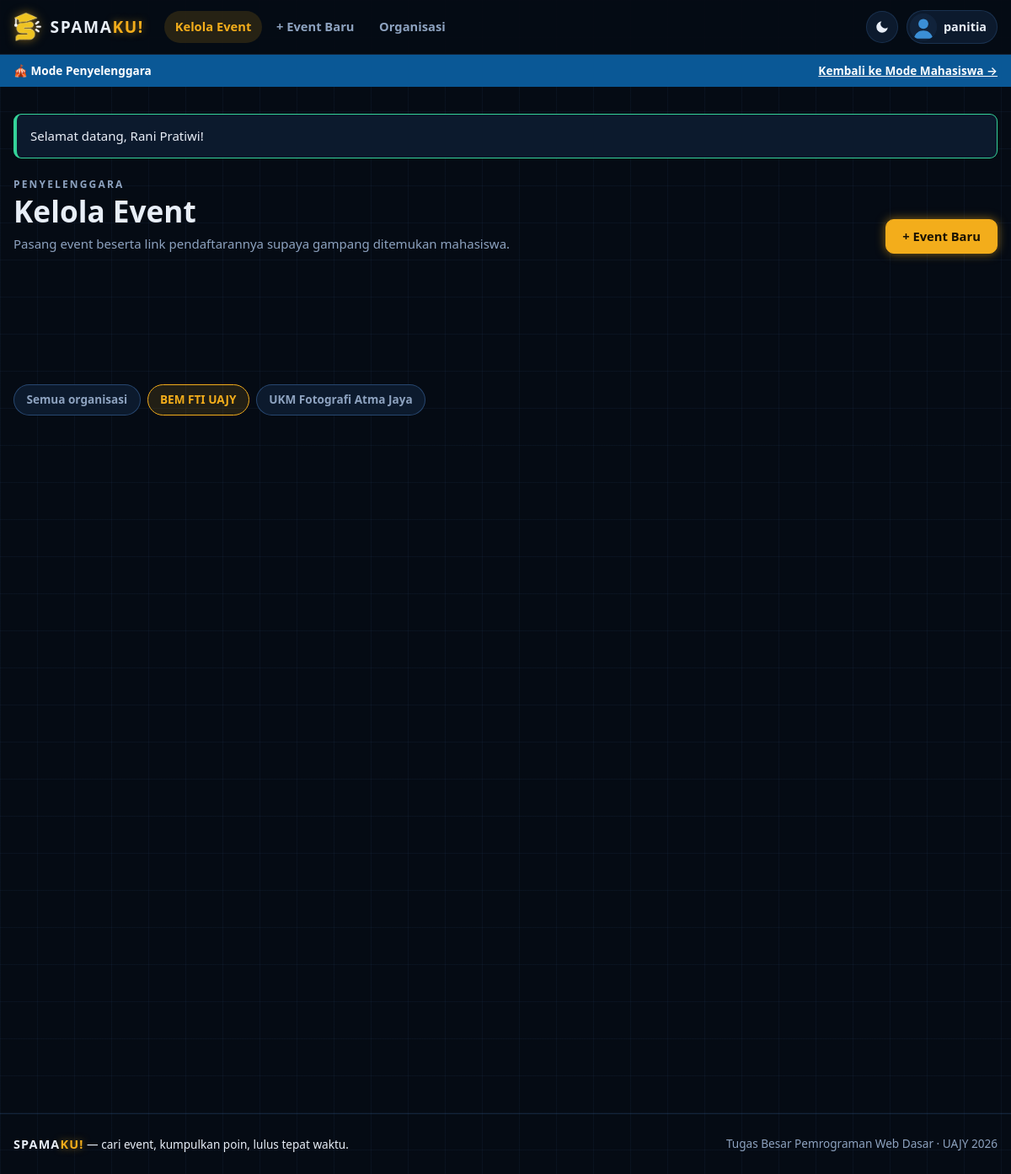
Page /penyelenggara.php?org=1 (signed in) on the earlier database version.
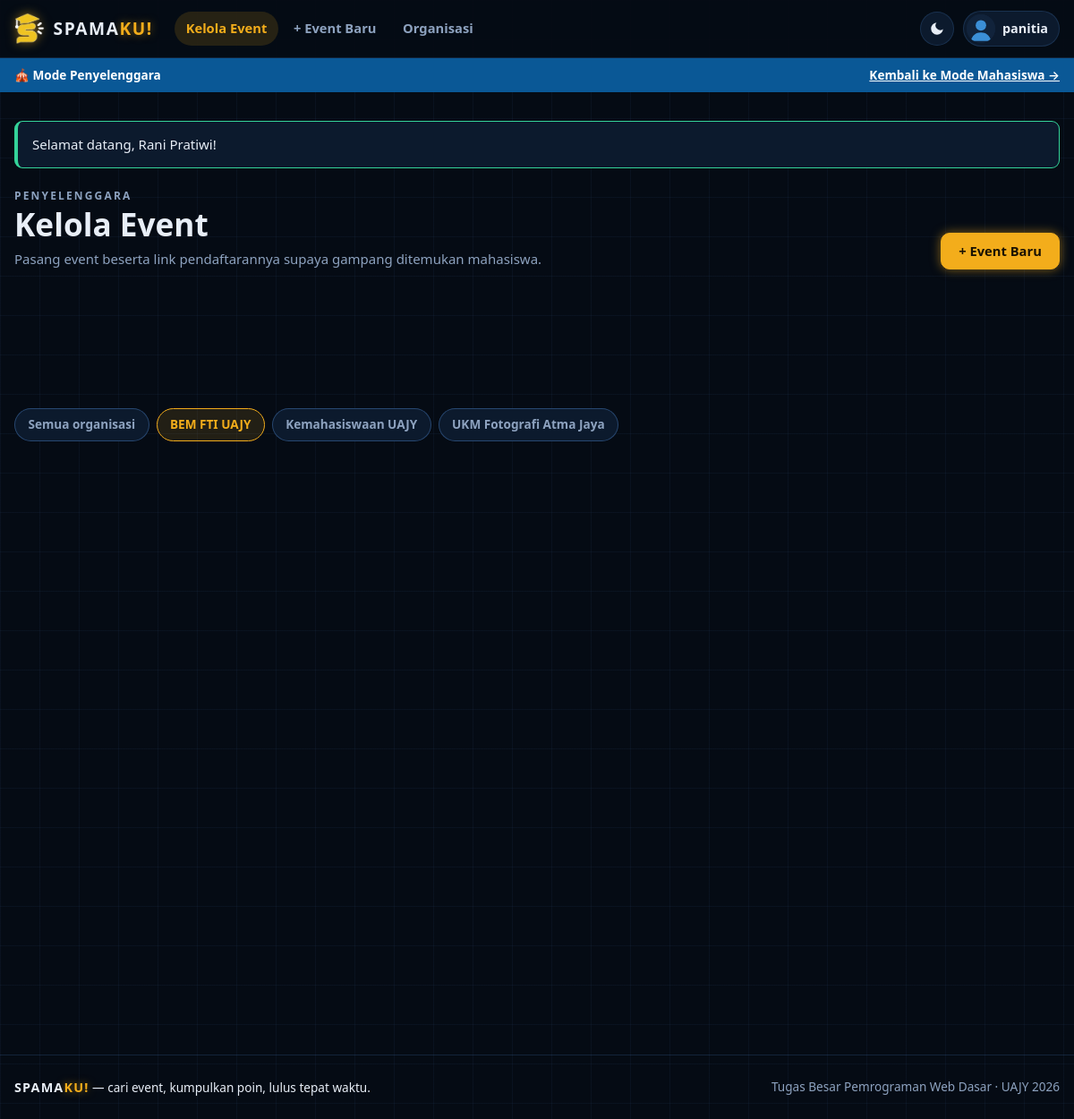
Same page on the later database version.
### tables this page shows
CREATE TABLE anggota (
  idOrganisasi  INT NOT NULL,
  idPengguna        INT NOT NULL,
  jabatan        ENUM('ketua','anggota') NOT NULL DEFAULT 'anggota',
  PRIMARY KEY (idOrganisasi, idPengguna),
  FOREIGN KEY (idOrganisasi) REFERENCES organisasi(id) ON DELETE CASCADE,
  FOREIGN KEY (idPengguna) REFERENCES pengguna(id) ON DELETE CASCADE
);

CREATE TABLE organisasi (
  id          INT AUTO_INCREMENT PRIMARY KEY,
  nama        VARCHAR(100) NOT NULL,
  deskripsi   TEXT NULL,
  status      ENUM('menunggu','disetujui','ditolak') NOT NULL DEFAULT 'menunggu',
  dibuatOleh  INT NULL,
  dibuatPada  DATETIME NOT NULL DEFAULT CURRENT_TIMESTAMP,
  FOREIGN KEY (dibuatOleh) REFERENCES pengguna(id) ON DELETE SET NULL
);

### penyelenggara.php (the view, shortened to what the changed rows need)
<?php
require 'inti.php';
$saya = requireMasuk();
$idSaya = (int)$saya['id'];
    ?>
    <?php
$daftarOrganisasi = getOrganisasiPengguna($idSaya);
$organisasiMenunggu = array_filter(
    getOrganisasiPengguna($idSaya, false),
    fn($o) => $o['status'] !== 'disetujui'
);
$filterOrganisasi = (int)($_GET['org'] ?? 0);
tampilAtas('Kelola Event', 'kelola', 'penyelenggara');
?>
<div class="page-head">
  <div>
    <h1>Kelola Event</h1>
  </div>
  <?php if ($daftarOrganisasi): ?>
    <a href="<?= url('penyelenggara.php?hal=form') ?>"
       class="btn btn-neon">
    </a>
  <?php endif; ?>
</div>
<?php if (!$daftarOrganisasi): ?>
  <div class="card empty reveal">
    <div class="big">🎪</div>
    <h2>Belum bisa memasang event</h2>
    <p>Event selalu dipasang atas nama organisasi. Caranya:</p>
    <ol class="langkah">
      <li>
        Buat organisasi di halaman <b>Organisasi</b> atau minta ketua
        organisasimu menambahkan username
        <b>@<?= escape($saya['namaPengguna']) ?></b>.
      </li>
      <li>
        Tunggu admin menyetujui organisasinya
        (admin: menu <b>Mode Admin → Organisasi</b>).
      </li>
      <li>
        Setelah disetujui, tombol <b>+ Event Baru</b> akan muncul di sini.
      </li>
    </ol>
    <?php foreach ($organisasiMenunggu as $o): ?>
      <p class="small">
        <?= escape($o['nama']) ?>:
        <?= renderLabelStatus($o['status']) ?>
      </p>
    <?php endforeach; ?>
    <a href="<?= url('penyelenggara.php?hal=organisasi') ?>"
       class="btn btn-neon">
      Buat / Lihat Organisasi
    </a>
  </div>
<?php else: ?>
  <div class="stats" style="margin:0 0 1.5rem">
  </div>
  <?php if (count($daftarOrganisasi) > 1): ?>
    <div class="chips">
      <a href="<?= url('penyelenggara.php') ?>"
         class="chip<?= !$filterOrganisasi ? ' on' : '' ?>">
        Semua organisasi
      </a>
      <?php foreach ($daftarOrganisasi as $o): ?>
        <a href="<?= url('penyelenggara.php?org=' . (int)$o['id']) ?>"
           class="chip<?= $filterOrganisasi === (int)$o['id'] ? ' on' : '' ?>">
          <?= escape($o['nama']) ?>
        </a>
      <?php endforeach; ?>
    </div>
  <?php endif; ?>
<?php endif; ?>
<?php tampilBawah(); ?>

### inti.php (shortened to what the changed rows need)
<?php
try {
    $pdo = new PDO(
        'mysql:host=' . hostDatabase .
        ';dbname=' . namaDatabase .
        ';charset=utf8mb4',
        penggunaDatabase,
        sandiDatabase,
        [
            PDO::ATTR_ERRMODE => PDO::ERRMODE_EXCEPTION,
            PDO::ATTR_DEFAULT_FETCH_MODE => PDO::FETCH_ASSOC,
            PDO::ATTR_EMULATE_PREPARES => false,
        ]
    );
} catch (PDOException $error) {
    http_response_code(500);
    exit(
        'Gagal terhubung ke database :( Cek MySQL di XAMPP udah nyala belum, ' .
        'dan database "spamaku" udah di-import belum.'
    );
}
function escape($nilai): string
{
    return htmlspecialchars(
        (string)($nilai ?? ''),
        ENT_QUOTES,
        'UTF-8'
    );
}
function url(string $jalur = ''): string
{
    return str_replace(
        '&',
        '&amp;',
        alamatDasar . '/' . ltrim($jalur, '/')
    );
}
function getPesan(): array
{
    $daftar = $_SESSION['pesan'] ?? [];
    return $daftar;
}
function isLogin(): bool
{
    return !empty($_SESSION['idPengguna']);
}
function getPenggunaAktif(): ?array
{
    static $pengguna = false;
    global $pdo;
    if ($pengguna === false) {
        $pengguna = null;
        if (isLogin()) {
            $stmt = $pdo->prepare(
                'SELECT * FROM pengguna WHERE id = ?'
            );
            $stmt->execute([$_SESSION['idPengguna']]);
            $pengguna = $stmt->fetch() ?: null;
        }
    }
    return $pengguna;
}
function requireMasuk(): array
{
    if (!getPenggunaAktif()) {
        setPesan('warn', 'Silakan masuk terlebih dahulu.');
        $_SESSION['setelahMasuk'] =
            $_SERVER['REQUEST_URI'] ?? '';
        redirect('masuk.php');
    }
    return getPenggunaAktif();
}
function getOrganisasiPengguna(
    int $idPengguna,
    bool $cumaDisetujui = true
): array {
    global $pdo;
    $sql = 'SELECT o.*, a.jabatan
            FROM organisasi o
            JOIN anggota a ON a.idOrganisasi = o.id
            WHERE a.idPengguna = ?';
    if ($cumaDisetujui) {
        $sql .= " AND o.status = 'disetujui'";
    }
    $stmt = $pdo->prepare($sql . ' ORDER BY o.nama');
    $stmt->execute([$idPengguna]);
    return $stmt->fetchAll();
}
function tampilAtas(
    string $judul,
    string $menuAktif = '',
    string $mode = 'mahasiswa'
): void {
    ?>
<!DOCTYPE html>
<html xmlns="http://www.w3.org/1999/xhtml"
      lang="id"
      data-theme="dark">
<head>
  <link rel="stylesheet"
        href="<?= url('style.css') ?>" />
</head>
<body class="mode-<?= escape($mode) ?>">
<main class="page">
  <div class="container">
    <?php foreach (getPesan() as $p): ?>
      <div class="alert alert-<?= escape($p['jenis']) ?>"
           role="status">
        <?= escape($p['isi']) ?>
      </div>
    <?php endforeach;
}
function tampilBawah(): void
{
    ?>
  </div>
</main>
</body>
</html>
<?php
}
    ?>

Differences in the rows shown:
added anggota: idOrganisasi.nama "Kemahasiswaan UAJY"
